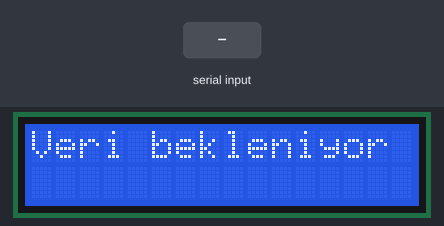
The sketch below on a simulated Arduino Uno, built with avr-gcc and run on an emulated ATmega328P. Shown: 16×2 character LCD. The inputs (shaded band) are chosen by the test bench.

Above: at 1.2 s.
1.3 s: "*\n" received over Serial
At 1.8 s:
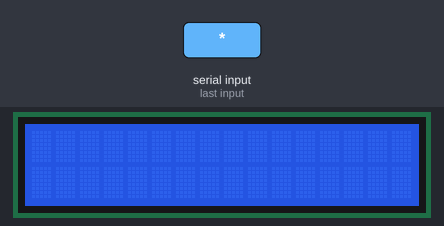
2.8 s: "1\n" received over Serial
At 3.2 s:
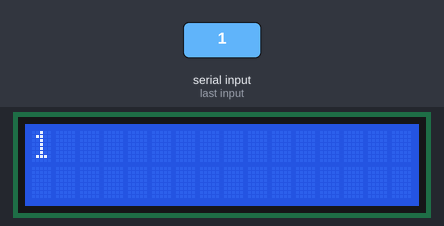
Timing chart, 0 to 5.8 s (numbered marks = the images above; inputs shaded):
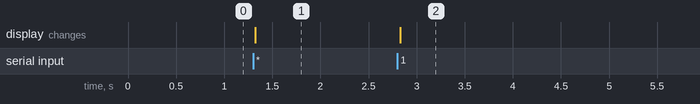

Measured:
- after the input at 1.3 s, the display: changes at once (image 1)
- after the input at 2.8 s, the display: changes at once (image 2)

The sketch:

lcd.seri.ino
```cpp
#include <LiquidCrystal.h>
LiquidCrystal lcd(8,9,4,5,6,7);
String str1="",str2="";
boolean stringcomp=false;
int cnt=0;


void setup() {
  Serial.begin(9600);
  lcd.begin(16,2);
  lcd.setCursor(0,0);
  lcd.print("Veri bekleniyor");
}
void SerialEvent()
{
  while(Serial.available())
  {
    char inChar=(char)Serial.read();
    cnt++;
    if(inChar=='\n')
      stringcomp=true;

    if(inChar=='*')
    {
      lcd.clear();
      str1="";
      str2="";
      stringcomp=true;
    }

    if(stringcomp==false && cnt<=16)
      str1+=inChar;

    if(stringcomp==false && cnt>16 && cnt<=32)
      str2+=inChar;
    }
  }

void loop() {
  lcd.setCursor(0,0);
  SerialEvent();
  if(stringcomp)
  {
    lcd.clear();
    lcd.print(str1);
    lcd.setCursor(0,1);
    lcd.print(str2);
    stringcomp=false;
    str1="";
    str2="";
    cnt=0;
  }
  delay(50);
  }
```
